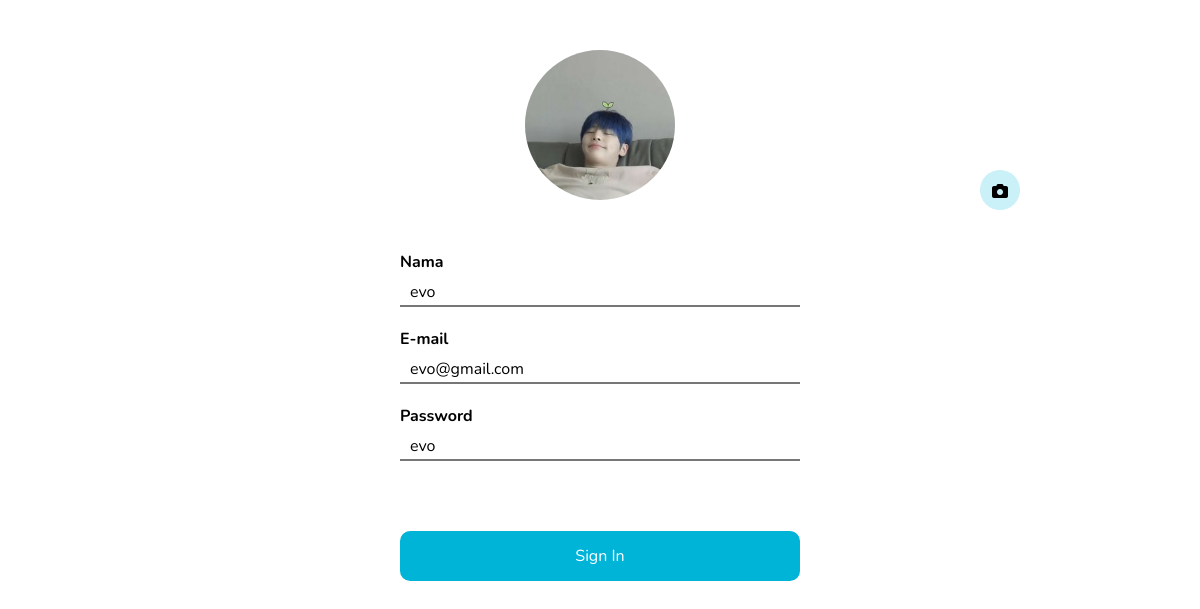
Screenshot of /user.php (signed in) with the database file from the repository.
### tables this page shows
CREATE TABLE `tbuser` (
  `no` int(99) NOT NULL,
  `profile_image` mediumtext NOT NULL,
  `nama` varchar(99) NOT NULL,
  `email` varchar(99) NOT NULL,
  `password` varchar(99) NOT NULL
);

### user.php (the view, shortened to what this page needs)
<?php
include "koneksi.php";
$no = $_SESSION["no"];
$sql = "SELECT * FROM tbuser WHERE no='$no'";
$query = mysqli_query($conn, $sql);
$result = mysqli_fetch_array($query);
$profil_lama = $result['profile_image'];
$nama_lama = $result['nama'];
$email_lama = $result['email'];
$password_lama = $result['password'];
?>
<!DOCTYPE html>
<html>
<head>
	<link rel="stylesheet" href="https://maxcdn.bootstrapcdn.com/bootstrap/4.0.0/css/bootstrap.min.css">
	<link rel="stylesheet" href="style.css">
</head>
<body>
	<div class="isi1 text-center">
		<form action="userupdate.php" method="POST">
			<div class="image text-center">
				<img src="./image/<?php echo $profil_lama;?>" id="image_profile">
				<i><label class="fa fa-camera" for="upload-file"></label></i><input id="upload-file" name="image_profile" type="file" style="display: none"
			</div>
			<div class="form1">
				<p>Nama</p>
				<input type="text" name="nama" value="<?php echo $nama_lama;?>">
				<p>E-mail</p>
				<input type="email" name="email" value="<?php echo $email_lama;?>">
				<p>Password</p>
				<input type="text" name="password" value="<?php echo $password_lama;?>">
			</div>
			<div class="button1 text-center">
				<button>Sign In</button>
			</div>
		</form>
	</div>
</body>
</html>

### style.css (style rules this page uses)
* { font-family: 'Nunito', sans-serif; box-sizing: border-box; color: black; }
.form1 { text-align: left; margin: auto; width: 400px; font-weight: 700; }
.form1 p { margin-bottom: 5px; }
.form1 input { width: 100%; margin-bottom: 20px; outline: 0; border-width: 0 0 2px; padding-left: 10px; padding-right: 10px; }
.button1 button { color: white; background-color: #00B4D8; border-radius: 10px; border:none; width: 400px;; height: 50px; margin-top: 50px; }
.isi1 .image img { border-radius: 50%; margin : 50px; height: 150px; }
.isi1 .image i { padding: 10px; border-radius: 50%; background-color: #CAF0F8; height: 40px; width: 40px; position: absolute; top : 170px; right: 180px; }

### rows the page displays
tbuser: profile_image (placeholder picture), nama "evo", email "evo@gmail.com", password "evo"
